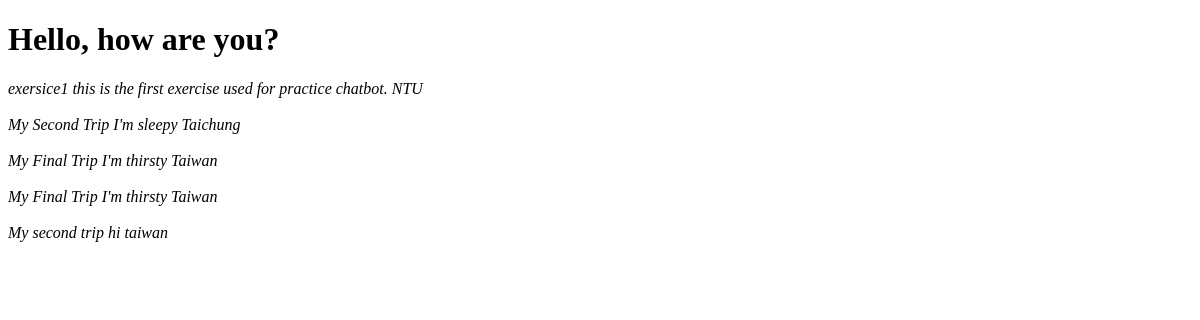
/exercise2/, run on an earlier commit of the app's database.
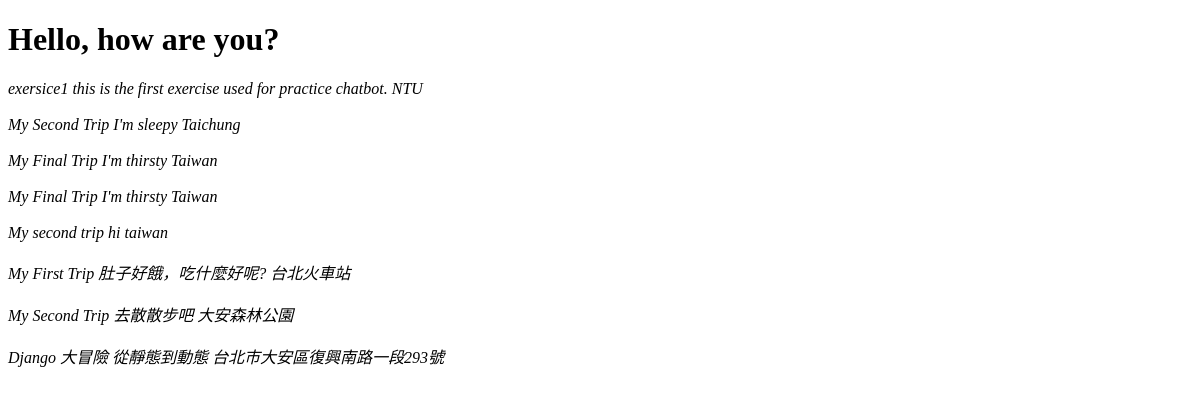
And on a later commit of the database.
### trips/models.py (models this page shows)
class Exercise(models.Model):
	title=models.CharField(max_length=100)
	content=models.TextField(blank=True)
	photo=models.URLField(blank=True)
	location=models.CharField(max_length=100)
	created_at=models.DateTimeField(auto_now_add=True)

### trips/views.py (the view)
# urls.py: url(r'^exercise2/$',exercise2),
def exercise2(request):
	all_exercise = Exercise.objects.all()
	return render(request,'exercise2.html',{'all_exercise':all_exercise})

### templates/exercise2.html (shortened to what this page needs)
<!DOCTYPE html>
<html>
<head>
</head>
<body>
	<h1>Hello, how are you?</h1>
	{% for list in all_exercise %}
	<em>{{list.title}}</em>
        <em>{{list.content}}</em>
        <em>{{list.location}}</em>
	<br></br>
	{% endfor %}
</body>
</html>

What changed in the data, as far as the page shows it:
added Exercise: title "My First Trip", content "肚子好餓，吃什麼好呢?", location "台北火車站"
added Exercise: title "My Second Trip", content "去散散步吧", location "大安森林公園"
added Exercise: title "Django 大冒險", content "從靜態到動態", location "台北市大安區復興南路一段293號"
